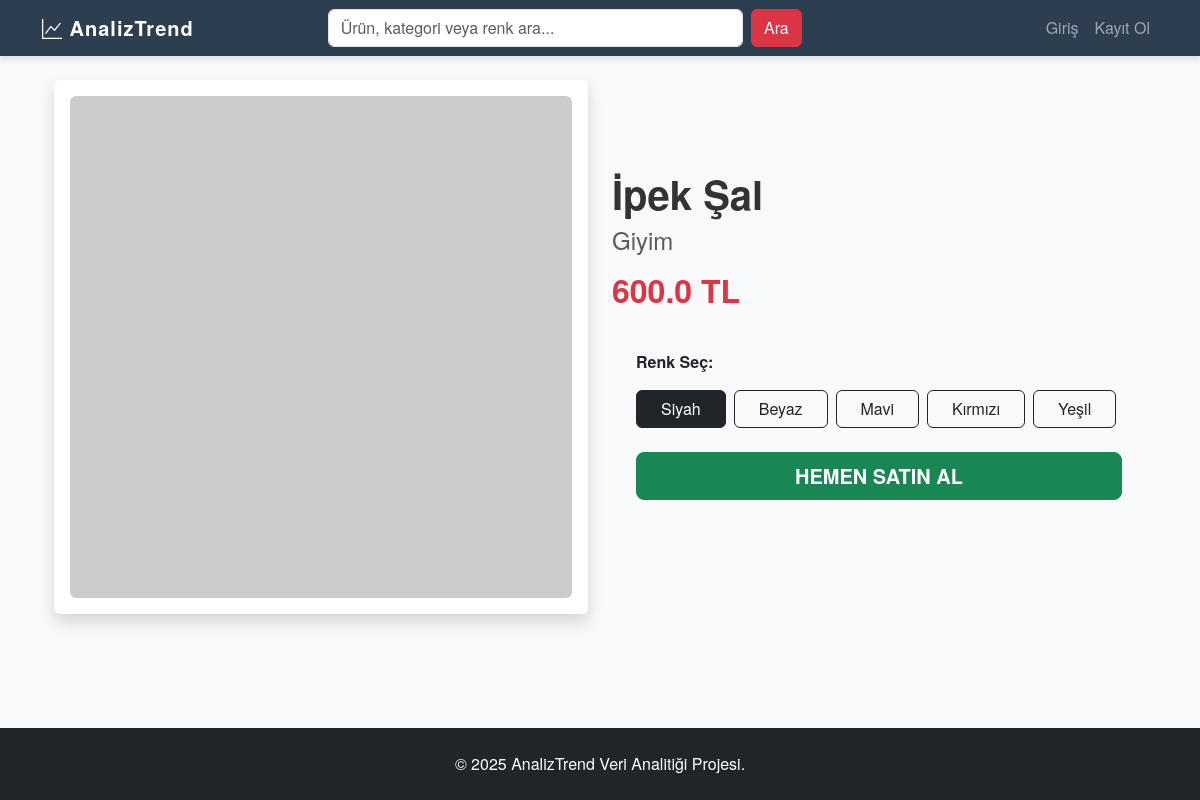
Screenshot of /product/10 with the database file from the repository.
### scripts/data.py (models this page shows)
class Product(db.Model):
    id = db.Column(db.Integer, primary_key=True)
    name = db.Column(db.String(200), nullable=False)
    category = db.Column(db.String(100), nullable=False)
    price = db.Column(db.Float, nullable=False)

### app.py (the view)
@app.route("/product/<int:product_id>")
def product_detail(product_id):
    return data_man.product_detail(product_id)

### templates/product.html (shortened to what this page needs)
{% extends 'layout.html' %} {% block content %}
<div class="container">
  <div class="row mb-5 align-items-center">
    <div class="col-md-6 text-center">
      <div class="card border-0 shadow p-3">
        <img src="{{ current_image }}" class="img-fluid rounded" />
      </div>
    </div>
    <div class="col-md-6">
      <h1 class="fw-bold">{{ product.name }}</h1>
      <h4 class="text-muted">{{ product.category }}</h4>
      <h2 class="text-danger fw-bold my-3">{{ product.price }} TL</h2>
      <div class="card bg-light border-0 p-4">
        <p class="fw-bold">Renk Seç:</p>
        <div class="d-flex flex-wrap gap-2 mb-4">
          {% for color in colors %}
          <a
            href="{{ url_for('product_detail', product_id=product.id, color=color) }}"
            class="btn {% if selected_color == color %}btn-dark{% else %}btn-outline-dark{% endif %} px-4"
          >
            {{ color }}
          </a>
          {% endfor %}
        </div>
        <button
          onclick="buyDetail('{{ selected_color }}')"
          class="btn btn-success btn-lg w-100 fw-bold"
        >
          HEMEN SATIN AL
        </button>
      </div>
    </div>
  </div>
</div>
{% endblock %}

### static/css/style.css (style rules this page uses)
:root { --primary: #2c3e50; --secondary: #e67e22; --accent: #3498db; --light: #ecf0f1; --dark: #2c3e50; --success: #27ae60; }
body { background-color: #f8f9fa; font-family: 'Helvetica Neue', Helvetica, Arial, sans-serif; color: #333; }

### rows the page displays
Product: name "İpek Şal", category "Giyim", price "600.0"

### other values shown
{{ color }} "Siyah" "Beyaz" "Mavi" "Kırmızı" "Yeşil"
